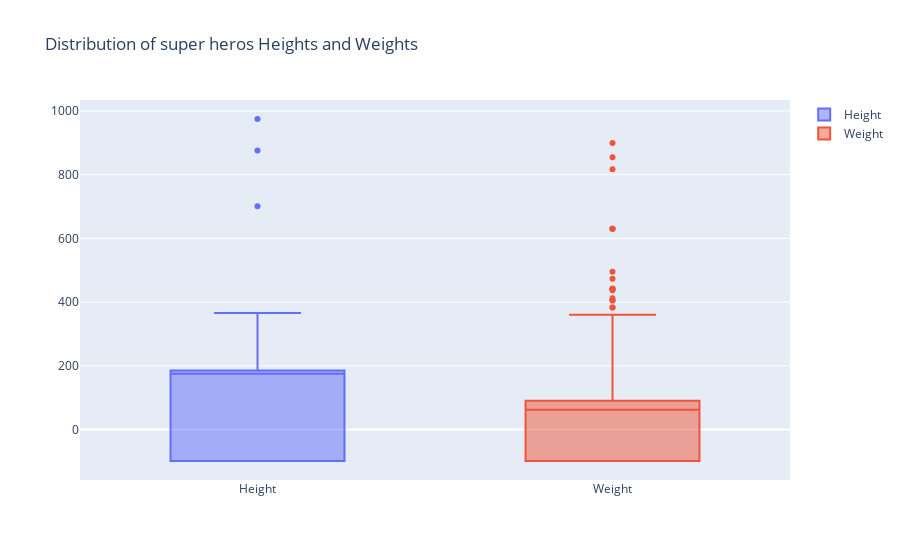

Notebook code for this chart:
### Code cell
data = [go.Box(y = super_hero_info["Height"],name="Height"),go.Box(y = super_hero_info["Weight"],name="Weight")]
# layout = go.Layout(
#     paper_bgcolor='rgba(0,0,0,0)',
#     plot_bgcolor='rgba(1,1,1,1)'
# )
fig = go.Figure(data)
fig.update_layout(
    title="Distribution of super heros Heights and Weights",
    )


fig

### Figure 1 — Plotly figure (JSON) as saved in the notebook; plotly's stock layout.template omitted (floating-point values rounded to 4 significant figures; data arrays with more than 128 entries replaced by an {"elided": "..."} marker saying what was removed)
{"data": [{"name": "Height", "type": "box", "y": {"elided": "734 float values"}}, {"name": "Weight", "type": "box", "y": {"elided": "734 int values"}}], "layout": {"title": {"text": "Distribution of super heros Heights and Weights"}}}
